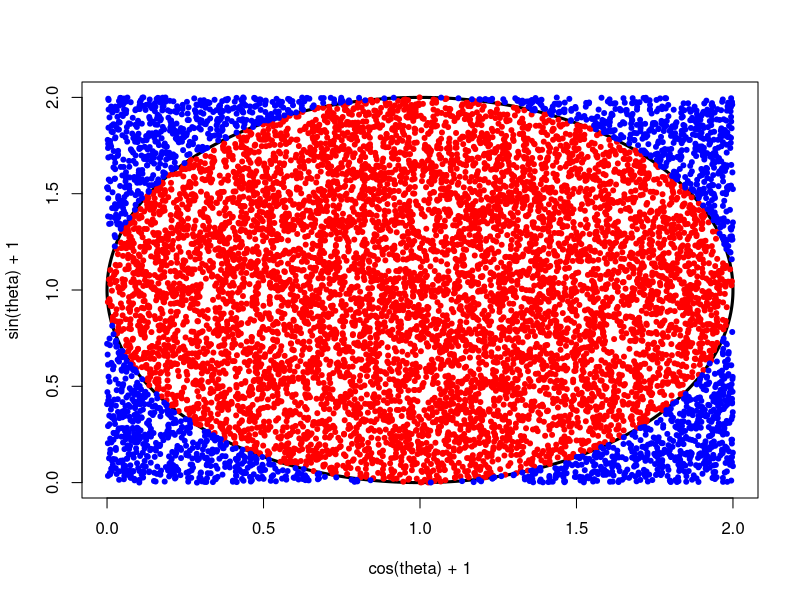

Write R code to recreate this figure.
x <- seq(0, 2, length.out=1000)
y <- 2
theta <- seq(0, 2*pi, length.out=1000)
plot(cos(theta) + 1, sin(theta) + 1, type='l', lwd=3)

n <- 10000
dx <- runif(n, min=0, max=2)
dy <- runif(n, min=0, max=2)
ix <- which(1 >= (dx-1)**2 + (dy-1)**2)

points(dx[ix], dy[ix], col='red', pch=20)
points(dx[-ix], dy[-ix], col='blue', pch=20)

area <- 4 * length(ix)/n
print(area)